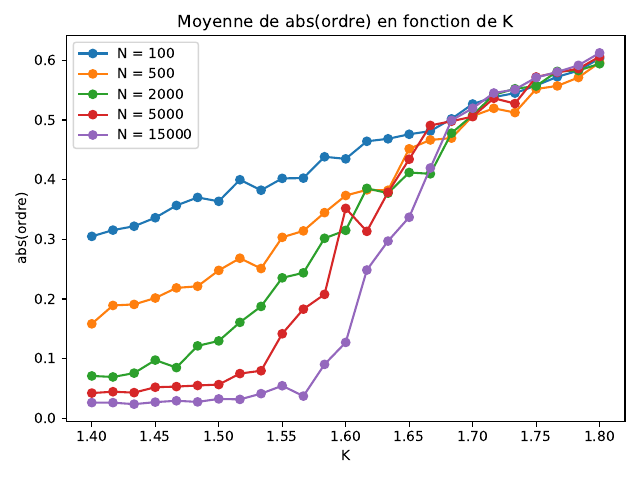

The script that saved this image:
import numpy as np
import matplotlib.pyplot as plt
from scipy.integrate import solve_ivp
from multiprocessing import Pool
from tqdm import tqdm

np.random.seed(40)

# ATTENTION LA PARALLELISATION NE MARCHE PAS
# IL FAUT UTILISER joblib


class OSCI:
    """
    Class representing an Oscillator System with Collective Interaction (OSCI).

    Attributes:
        N (int): Number of oscillators in the system.
        K (float): Coupling strength between oscillators.

    Methods:
        __init__(self, N, K): Initializes the OSCI object with the given parameters.
        KURA(self, t, omega): Calculates the derivative of the oscillator phases.
        solve(self, tmax, step): Solves the OSCI system using numerical integration.
        graph(self): Plots the phase distribution and order parameter.
        get_abs_ordre(self): Calculates the absolute value of the order parameter over time.
    """

    def __init__(self, N, K):
        self.N = N
        self.K = K

        self.pulse = np.random.normal(0, 1, N)
        self.pulse -= np.mean(self.pulse)

        self.omega = np.random.uniform(-np.pi, np.pi, N)
        self.ordre = np.sum(np.exp(1j * self.omega)) / self.N

    def KURA(self, t, omega):
        """
        Calculates the derivative of the oscillator phases.

        Args:
            t (float): Time.
            omega (ndarray): Array of oscillator phases.

        Returns:
            ndarray: Array of derivatives of the oscillator phases.
        """
        ordre = np.sum(np.exp(1j * omega)) / self.N
        omega_dot = self.pulse + self.K * \
            np.abs(ordre) * np.sin(np.angle(ordre) - omega)
        return omega_dot

    def solve(self, tmax, step):
        """
        Solves the OSCI system using numerical integration.

        Args:
            tmax (float): Maximum time.
            step (int): Number of time steps.

        Returns:
            OdeSolution: Solution of the OSCI system.
        """
        t = np.linspace(0, tmax, step)

        sol = solve_ivp(fun=self.KURA, t_span=(
            0, tmax), y0=self.omega, t_eval=t)

        self.sol = sol
        self.omega = sol.y[:, -1]
        self.ordre = np.sum(np.exp(1j * self.omega)) / self.N

        return sol

    def graph(self):
        """
        Plots the phase distribution and order parameter.
        """
        circle = plt.Circle((0, 0), 1, fill=False, color='r')
        fig, axs = plt.subplots(1, 2)
        axs[0].add_artist(circle)
        axs[0].set_xlim(-1.5, 1.5)
        axs[0].set_ylim(-1.5, 1.5)
        axs[0].scatter(np.cos(self.omega), np.sin(self.omega), color='b')
        axs[0].scatter(np.real(self.ordre), np.imag(self.ordre), color='g')
        axs[0].set_aspect('equal')
        axs[0].grid(True, which='both')
        axs[0].set_title(f'K = {self.K} and t = {self.t_n}')
        axs[0].set_xlabel(r'$\cos$ and $real$')
        axs[0].set_ylabel(r'$\sin$ and $imag$')
        axs[1].plot(np.linspace(0, self.t_n, len(
            self.abs_list)), self.abs_list)
        axs[1].set_xlabel('t')
        axs[1].set_ylabel('abs(ordre)')
        axs[1].set_title(f'$r(t)$')
        axs[1].set_aspect('equal')
        plt.tight_layout()
        # plt.savefig(f'kura4_{self.N}.pdf')
        plt.show()

    def get_abs_ordre(self):
        """
        Calculates the absolute value of the order parameter over time.

        Returns:
            ndarray: Array of absolute values of the order parameter.
        """
        self.abs_list = np.abs(
            np.sum(np.exp(1j * self.sol.y[:, self.sol.t >= 50]), axis=0)) / self.N
        return self.abs_list


def main_compute(args):
    """
    Computes the mean absolute value of the order parameter for different values of K and N.

    Args:
        args (tuple): Tuple containing the list of K values, N value, number of repetitions, and process ID.

    Returns:
        ndarray: Array of mean absolute values of the order parameter.
    """
    k_list, N, Nrep, process_id = args

    abs_tot = np.empty((len(k_list), Nrep))

    progress_bar = tqdm(total=len(k_list), position=process_id,
                        desc=f"Process {process_id} | N = {N}")

    for i, k in enumerate(k_list):
        for j in range(Nrep):
            oscis = OSCI(N, k)
            sol = oscis.solve(100, 201)
            abs_tot[i, j] = np.mean(oscis.get_abs_ordre())
        progress_bar.update(1)

    progress_bar.close()

    mean_abs_tot = np.mean(abs_tot, axis=1)
    return mean_abs_tot


if __name__ == '__main__':
    num_proc = 5

    k_list = np.linspace(1.4, 1.8, 25)
    N_list = [100, 500, 2000, 5000, 15000]
    Nrep_list = [200, 50, 20, 15, 10]

    print("Starting pool")
    print("---------------------------------------------------------------------------")

    with Pool(num_proc) as pool:
        inputs = [(k_list, N_list[i], Nrep_list[i], i)
                  for i in range(len(N_list))]
        outputs = pool.map(main_compute, inputs)

    print("---------------------------------------------------------------------------")
    print("Pool finished")

    for i, result in enumerate(outputs):
        plt.plot(k_list, result, label=f"N = {N_list[i]}", marker='o')
    plt.xlabel('K')
    plt.ylabel('abs(ordre)')
    plt.legend()
    plt.title(f'Moyenne de abs(ordre) en fonction de K')
    plt.tight_layout()
    plt.savefig(f'kura7.pdf')
    plt.show()
